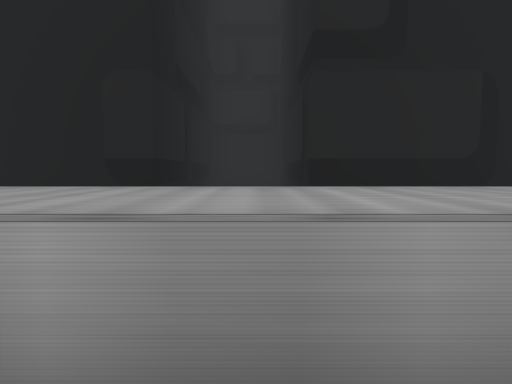
view 1 (above)

22 first-person views from a walk through a 3-D level made in the Unity game engine. The camera is 0.7 m above the floor, tilts 4° down and sees 75° across. The floor is counted in squares, 1 m on a side. Each view is taken from the middle of a square. On the plan, view 1 faces up. The plan holds only what a view shows up to about 10 squares ahead; the rest is blank. The place goes on beyond the plan. The player is left out. Some surface patterns are stand-ins.

view 2
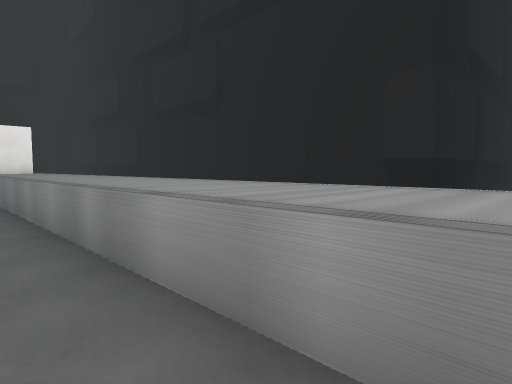

view 3
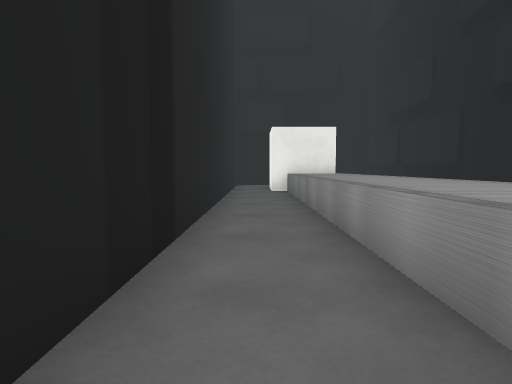

view 4
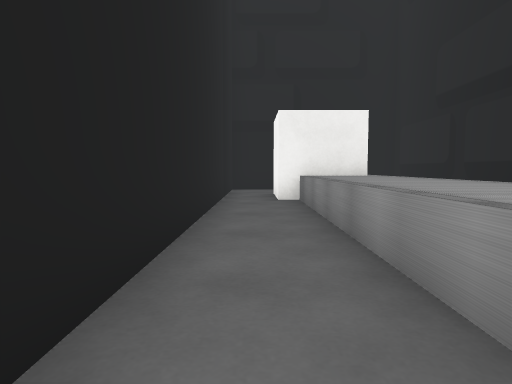

view 5
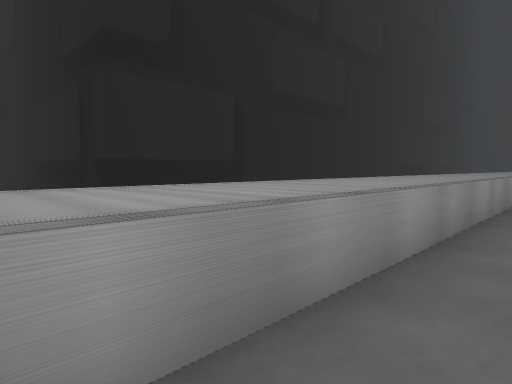

view 6
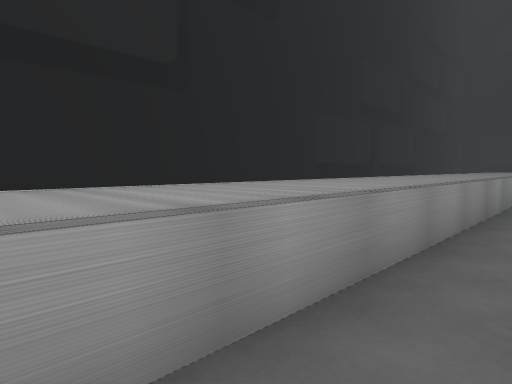

view 7
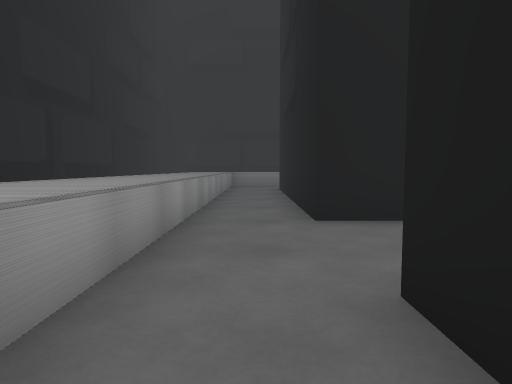

view 8
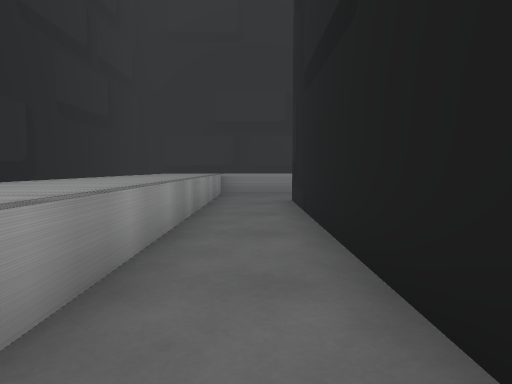

view 9
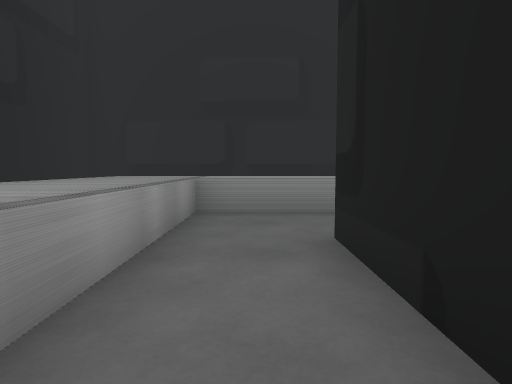

view 10
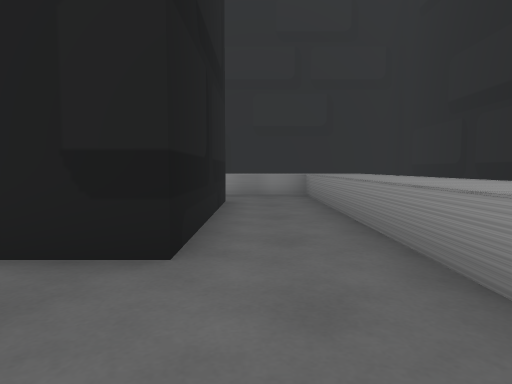

view 11
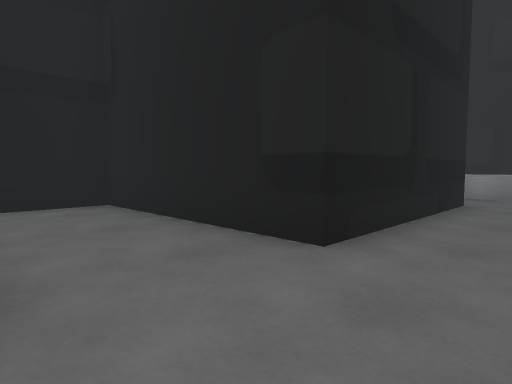

view 12
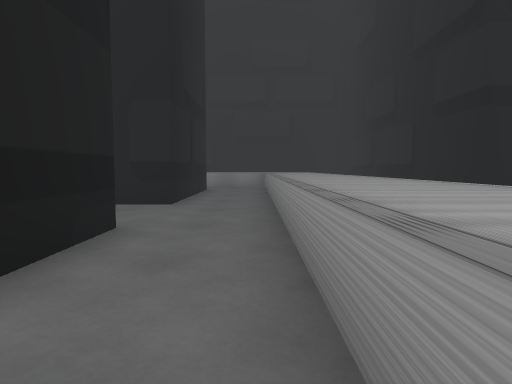

view 13
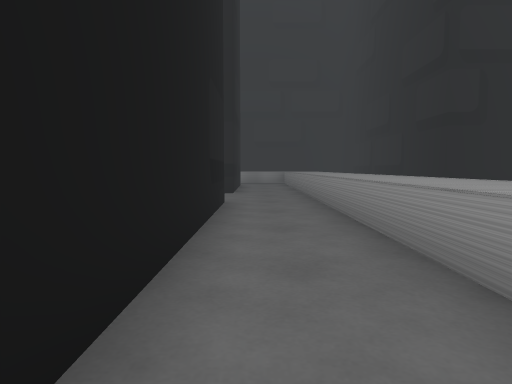

view 14
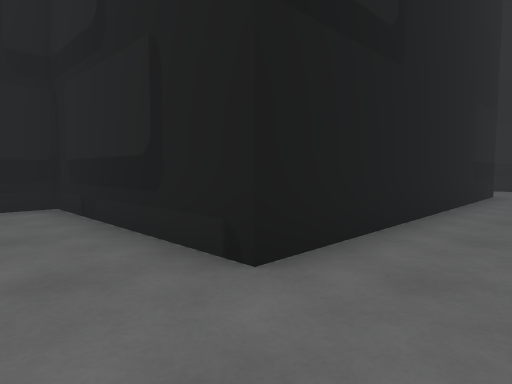

view 15
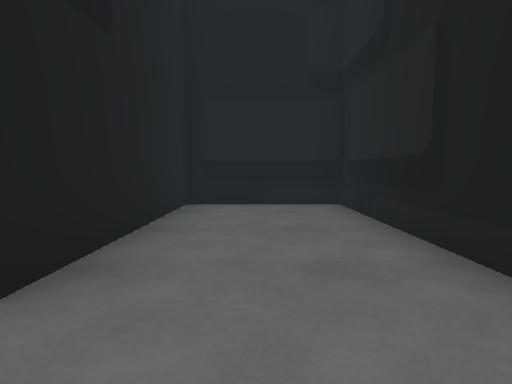

view 16
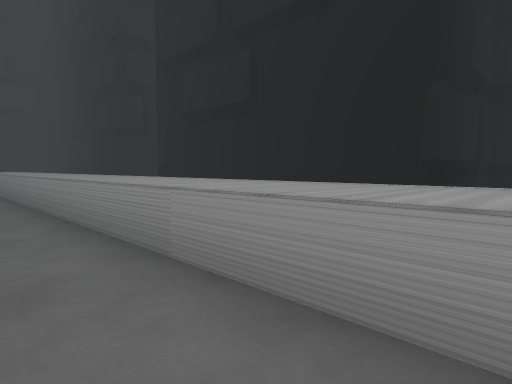

view 17
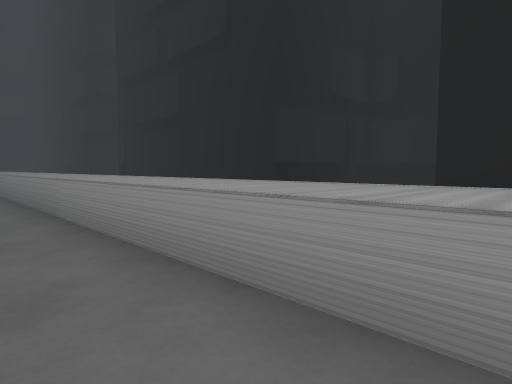

view 18
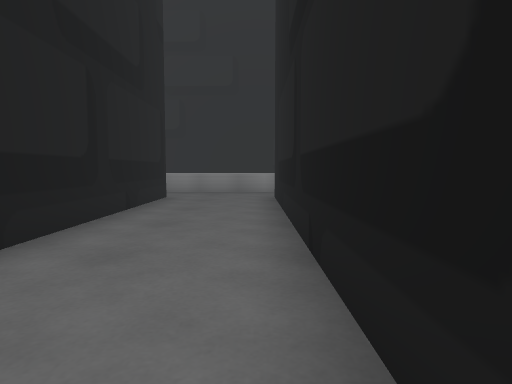

view 19
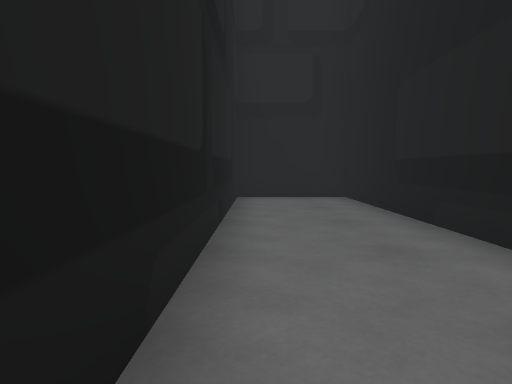

view 20
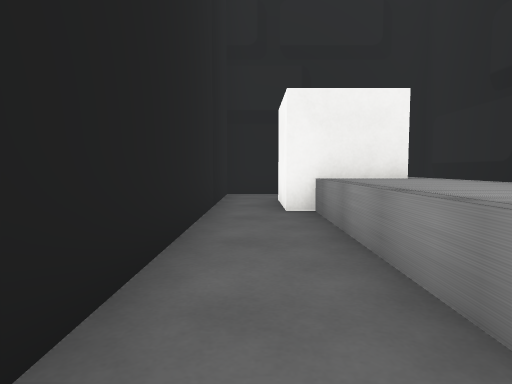

view 21
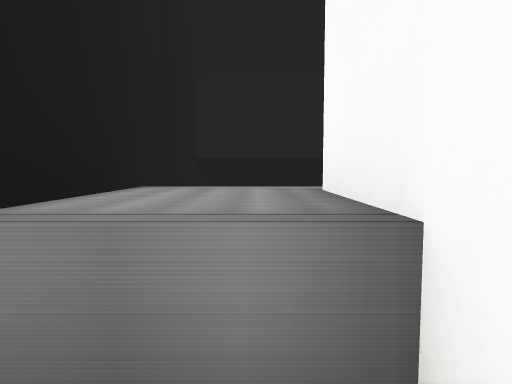

view 22
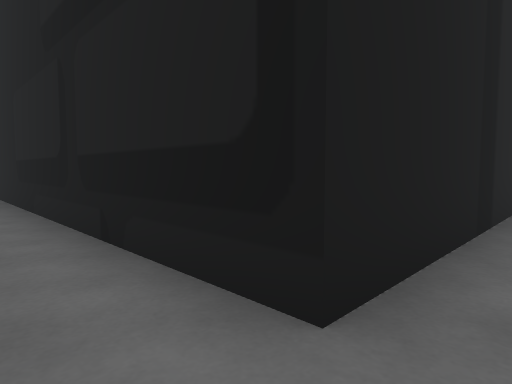

### Floor plan
Key: @ floor where view 1 was taken; # wall or solid block; . floor; ^ raised ledge.
Columns run from 16 left of view 1 to 27 right of it. Each row starts with its distance up from view 1.
  8               #  #
  7               #  #
  6               #  #
  5 ###############  ########################
  4 #                                       #
  3 #^^^^^^^^^^^^^^^^^^^^^^^^^^^^^^^^^^^^^  #
  2 #^^^^^^^^^^^^^^^^^^^^^^^^^^^^^^^^^^^^^  #
  1 #^##^^^^^^^^^^^^^^^^^^^^^^^^^^^^^^^^^^  #
  0 #...............@...................^^  #
 -1 ##############     ######..#######..^^  #
 -2                         #..#     #..^^  #
 -3                         #..#     #..^^  #
 -4                         #..#     #..^^  #
 -5                         #..#######..^^  ##
 -6                         #..##.......^^
 -7                         #..##.......^^
 -8                         #..#     #..^^
 -9                         #..#     #..^^  #
-10                         #..#     #..^^  #
-11                         ####     #..^^  #
-12                                  #..^^  #
-13                                  #..^^  #
-14                                  #..^^  #
-15                                  #..^^  #
-16                             ######..^^  ####
-17                             #.......^^     #
-18                             #.......^^     #
-19                             #.......^^
-20                             ######..^^
-21                                   ..^^

Positions as (right, up) in squares from view 1, and headings:
1: (0, 0), facing up
2: (0, 0), facing up-left
3: (-2, 0), facing left
4: (-5, 0), facing left
5: (-1, 0), facing up-right
6: (4, 0), facing up-right
7: (6, 0), facing right
8: (10, 0), facing right
9: (14, 0), facing right
10: (18, -8), facing up
11: (19, -8), facing up-left
12: (19, -12), facing up
13: (18, -15), facing up
14: (19, -18), facing up-left
15: (19, -18), facing left
16: (18, -18), facing up-right
17: (18, -21), facing up-right
18: (10, -9), facing up
19: (10, -2), facing down
20: (-7, 0), facing left
21: (-15, 0), facing up
22: (9, 0), facing down-left
